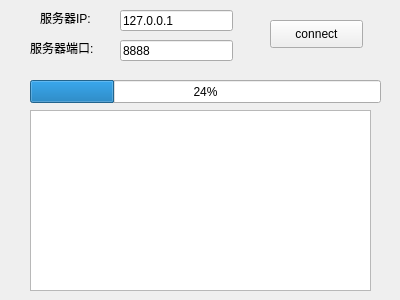
<?xml version="1.0" encoding="UTF-8"?>
<ui version="4.0">
 <class>clientWidget</class>
 <widget class="QWidget" name="clientWidget">
  <property name="geometry">
   <rect>
    <x>0</x>
    <y>0</y>
    <width>400</width>
    <height>300</height>
   </rect>
  </property>
  <property name="minimumSize">
   <size>
    <width>400</width>
    <height>300</height>
   </size>
  </property>
  <property name="maximumSize">
   <size>
    <width>400</width>
    <height>300</height>
   </size>
  </property>
  <property name="windowTitle">
   <string>Form</string>
  </property>
  <widget class="QLabel" name="label">
   <property name="geometry">
    <rect>
     <x>40</x>
     <y>10</y>
     <width>72</width>
     <height>15</height>
    </rect>
   </property>
   <property name="text">
    <string>服务器IP:</string>
   </property>
  </widget>
  <widget class="QLineEdit" name="IP">
   <property name="geometry">
    <rect>
     <x>120</x>
     <y>10</y>
     <width>113</width>
     <height>21</height>
    </rect>
   </property>
   <property name="text">
    <string>127.0.0.1</string>
   </property>
  </widget>
  <widget class="QLabel" name="label_2">
   <property name="geometry">
    <rect>
     <x>30</x>
     <y>40</y>
     <width>91</width>
     <height>16</height>
    </rect>
   </property>
   <property name="text">
    <string>服务器端口:</string>
   </property>
  </widget>
  <widget class="QLineEdit" name="port">
   <property name="geometry">
    <rect>
     <x>120</x>
     <y>40</y>
     <width>113</width>
     <height>21</height>
    </rect>
   </property>
   <property name="text">
    <string>8888</string>
   </property>
  </widget>
  <widget class="QPushButton" name="buttonConnect">
   <property name="geometry">
    <rect>
     <x>270</x>
     <y>20</y>
     <width>93</width>
     <height>28</height>
    </rect>
   </property>
   <property name="text">
    <string>connect</string>
   </property>
  </widget>
  <widget class="QTextEdit" name="textEdit">
   <property name="geometry">
    <rect>
     <x>30</x>
     <y>110</y>
     <width>341</width>
     <height>181</height>
    </rect>
   </property>
   <property name="readOnly">
    <bool>true</bool>
   </property>
   <property name="html">
    <string>&lt;!DOCTYPE HTML PUBLIC &quot;-//W3C//DTD HTML 4.0//EN&quot; &quot;http://www.w3.org/TR/REC-html40/strict.dtd&quot;&gt;
&lt;html&gt;&lt;head&gt;&lt;meta name=&quot;qrichtext&quot; content=&quot;1&quot; /&gt;&lt;style type=&quot;text/css&quot;&gt;
p, li { white-space: pre-wrap; }
&lt;/style&gt;&lt;/head&gt;&lt;body style=&quot; font-family:'SimSun'; font-size:9pt; font-weight:400; font-style:normal;&quot;&gt;
&lt;p style=&quot;-qt-paragraph-type:empty; margin-top:0px; margin-bottom:0px; margin-left:0px; margin-right:0px; -qt-block-indent:0; text-indent:0px;&quot;&gt;&lt;br /&gt;&lt;/p&gt;&lt;/body&gt;&lt;/html&gt;</string>
   </property>
  </widget>
  <widget class="QProgressBar" name="progressBar">
   <property name="geometry">
    <rect>
     <x>30</x>
     <y>80</y>
     <width>351</width>
     <height>23</height>
    </rect>
   </property>
   <property name="value">
    <number>24</number>
   </property>
  </widget>
 </widget>
 <resources/>
 <connections/>
</ui>
